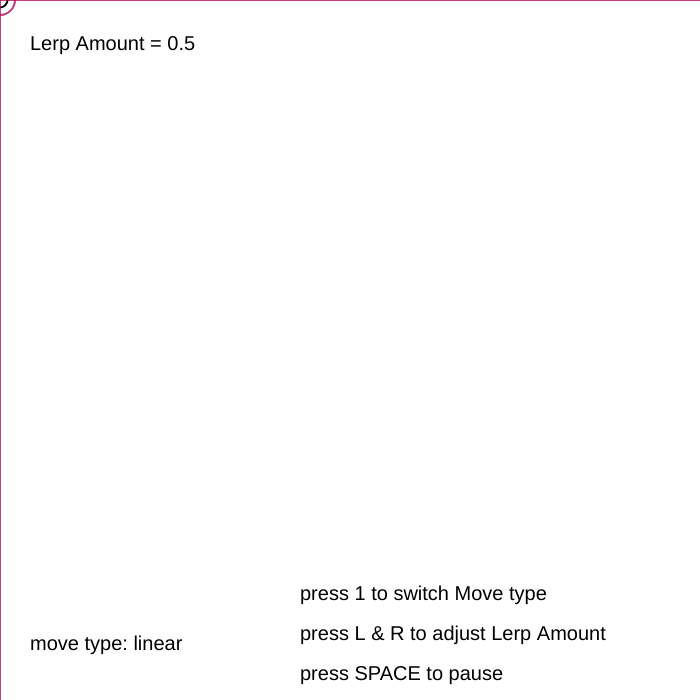
Frame 1 (no input)
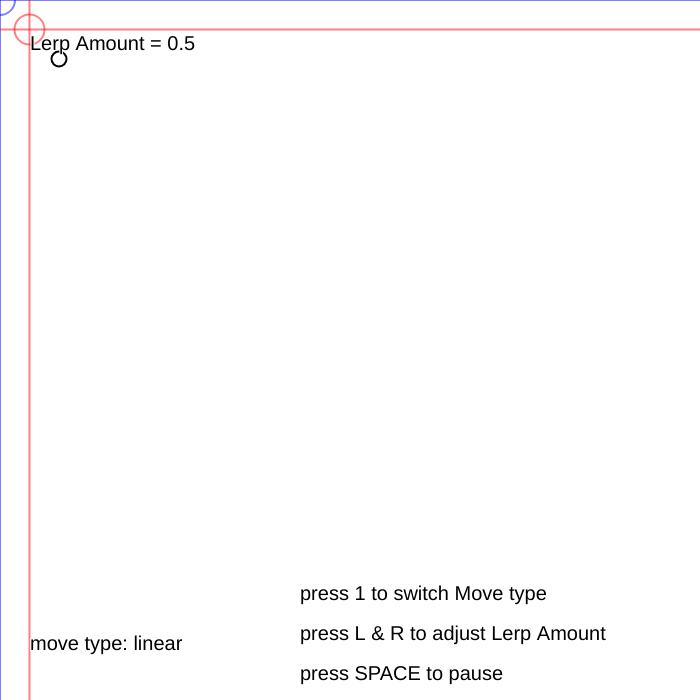
Frame 60 (no input)
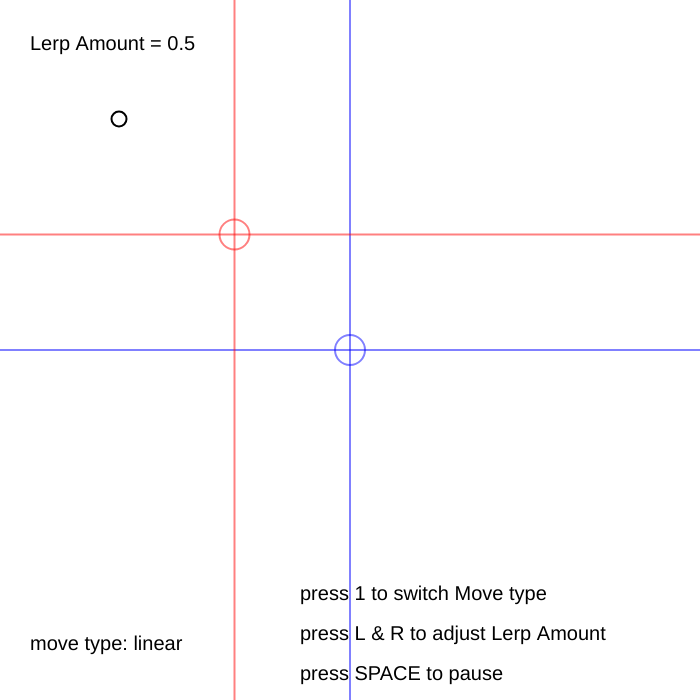
Frame 120 (the mouse pressed at the canvas centre since frame 60)

The p5.js sketch that drew these frames (run headless with seeded random() and noise() and a simulated clock; from frame 60 on, the mouse is pressed at the canvas centre):

// p5.js sketch
// ── sketch.js
/*
<><><><><><><><><><><><><><><><><><><><><><><><><><><><><><><><><><><><><><>
"A Simple LERP (Linear Interpolation) Demo" by Ian Pokorny

- Press LEFT & RIGHT to Adjust Lerp Amount
- Press SPACE to Pause movement
- Press 1 to switch between Linear & Sine movement
____________________________________________________________________________
x = lerp(value A, value B, amount);

Lerp calculates the value between two given values. The amount paramter adjusts
the returned value towards one of those two values. 
For example:
- an amount of 0.0 is equal to value A
- an amount of 1.0 is equal to value B
- an amount of 0.5 is equal to the halfway point between value A and value B

By adjusting the amount parameter you can get smooth transitions 
between two values over time, a very useful tool for animation.
Lerp is the foundation of "Easing Functions", which allow for precise control
over the qualities of motion. 
____________________________________________________________________________
See p5.js Reference:
https://p5js.org/reference/p5/lerp/
https://p5js.org/reference/p5/sin/
<><><><><><><><><><><><><><><><><><><><><><><><><><><><><><><><><><><><><><>
*/

//Init. Global Variables
let moveX = 0;			// x position for animation
let moveY = 0;			// y position for animation
let moveType = 0; 	//bool used to switch between linear & sine animation
let play = 1; 			//init play bool to true
let lerpAmnt = 0.5; //linear interpolation amount [range is from 0.0 to 1.0]

function setup() 
{
	createCanvas(700, 700);
	strokeWeight(2);
	fill(0, 0, 0, 0); //set 0% fill opacity [alpha = 0]
}

function draw() 
{
	background(255);	//clear canvas
	circlePos();			//draw moving circle
	keyUpdate();			//check if keys are down
	cursorLines();		//draw mouse position cursor
	lerpLines(lerpAmnt);	//draw interpolated cursor
	drawText();				//draw text
	
	if (play) //if play = 1
	{
		moveUpdate(moveType); //only update movement if play is true
	}
}

function circlePos()
{
	stroke(0);
	fill(0, 0, 0, 0);
	circle(moveX, moveY, 15); //draw circle at move XY position
}

function cursorLines() //draws mouse position cursor
{
	stroke(0, 0, 255, 127);
	fill(0, 0, 0, 0);
	//draw cursor at mouse position
	line(0, mouseY, width, mouseY);	
	line(mouseX, 0, mouseX, height);
	circle(mouseX, mouseY, 30);		
}

function lerpLines(amount) //draws lerp'ed cursor, accepts lerp amount
{
	//Interpolate between Mouse and Move XY values
	let xPos = lerp(moveX, mouseX, amount);
	let yPos = lerp(moveY, mouseY, amount);
	
	stroke(255, 0, 0, 127);
	fill(0, 0, 0, 0);
	
	//draw cursor at new Interpolated position
	line(0, yPos, width, yPos);	
	line(xPos, 0, xPos, height);
	circle(xPos, yPos, 30);
}

function moveUpdate(type) //update move XY position, accepts movement type boolean
{
	moveX++; //increment move X value by 1
	
	if (type == 0) //linear movement
	{
		moveY++; //increment move Y value by 1
	}
	else if (type == 1) //sinusoidal(sine) movement
	{
		//get moveY value from equation:
		//moveY = amplitude * sin(moveX * frequency) + offsetY
		moveY = 100 * sin(moveX * 0.1) + (width/2);
		//for every moveX value, we get a corresponding moveY value
	}
	//reset Move XY values if out of range
	if (moveX > width)
	{
		moveX = 0;
	}
	if (moveY > height)
	{
		moveY = 0;
	}
}

function keyUpdate() //check keyIsDown for left & right arrow, update lerpAmnt
{
	if (keyIsDown(RIGHT_ARROW) === true) 
	{
    lerpAmnt += 0.01;
	}
	
	if (keyIsDown(LEFT_ARROW) === true) 
	{
    lerpAmnt -= 0.01;
	}
	
	if (lerpAmnt <= 0)
	{
		lerpAmnt = 0.0;
	}
	
	if (lerpAmnt > 1.0)
	{
		lerpAmnt = 1.0
	}
}

function drawText() //displays text
{
	stroke(255);
	fill(0);
	textSize(20);
	text("Lerp Amount = " + round(lerpAmnt, 2), 30, 50); //rounding to 2 decimal places
	
	if (moveType)
	{
		text("move type: sine", 30, 650);
	}
	else
	{
		text("move type: linear", 30, 650);
	}
	
	text("press 1 to switch Move type", width - 400, 600);
	text("press L & R to adjust Lerp Amount", width - 400, 640);
	text("press SPACE to pause", width - 400, 680);
}

function keyPressed()
{
	if (key == "1")
	{
		moveType = !moveType; //switch moveType boolean
		moveX = 0;						//reset move XY position
		moveY = 0;
	}
	else if (keyCode == 32) //SPACE Key == 32
	{
		play = !play;					//switch play boolean
	}
}
